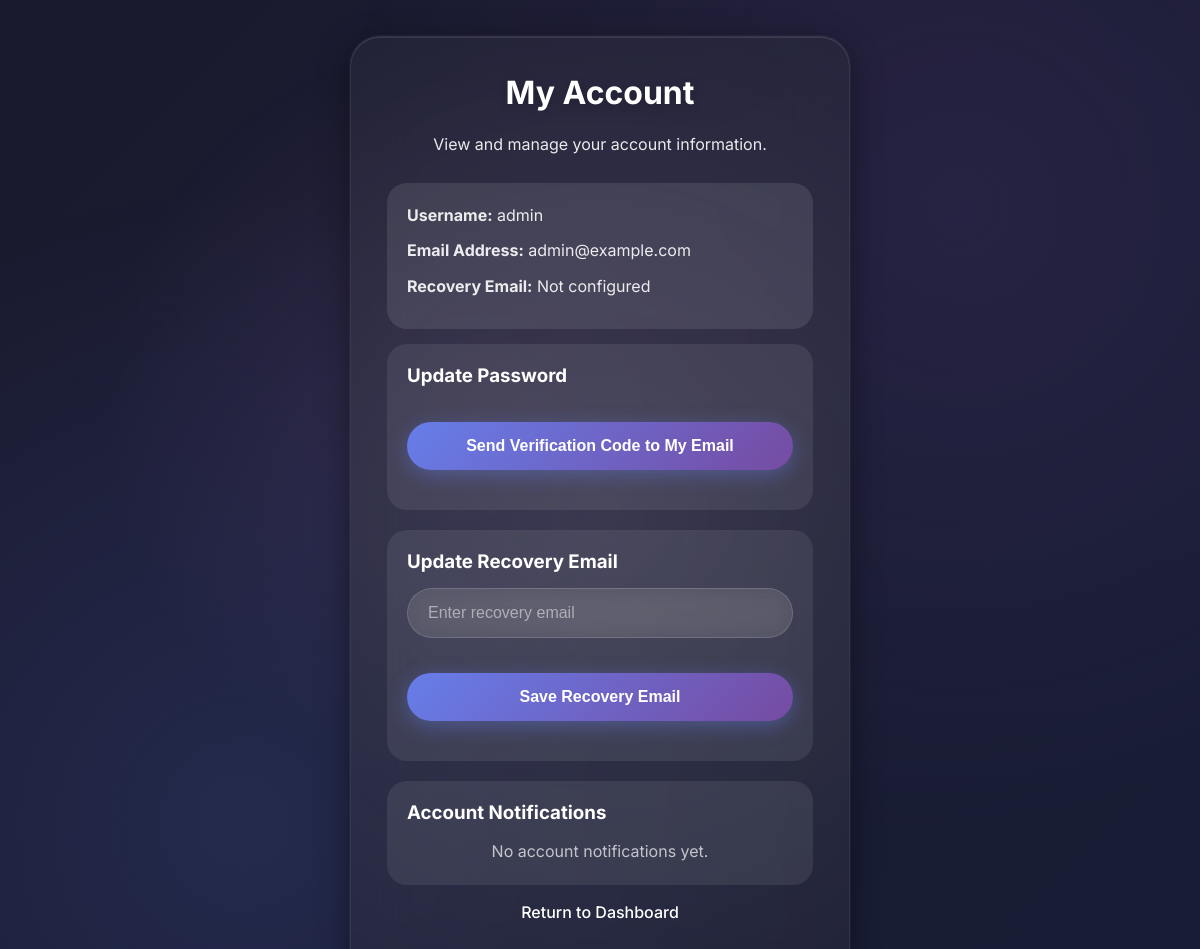
The page /account.php (signed in) on the database its author committed.
### tables this page shows
CREATE TABLE users (id INTEGER PRIMARY KEY AUTOINCREMENT, username TEXT UNIQUE, password TEXT, email TEXT UNIQUE, recovery_email TEXT, role TEXT DEFAULT 'user', locked INTEGER DEFAULT 0, banned INTEGER DEFAULT 0, verified INTEGER DEFAULT 0, archived INTEGER DEFAULT 0);

### public/account.php (the view, shortened to what this page needs)
<?php
require '../app/db.php';
$userId = $_SESSION['user']['id'];
$stmt = $db->prepare('SELECT username,email,recovery_email FROM users WHERE id = ?');
$stmt->execute([$userId]);
$u = $stmt->fetch(PDO::FETCH_ASSOC);
$notifications = $db->prepare('SELECT title, message, created_at FROM account_notifications WHERE user_id = ? ORDER BY created_at DESC LIMIT 10');
$notifications->execute([$userId]);
$notifications = $notifications->fetchAll(PDO::FETCH_ASSOC);
?>
<!doctype html>
<html>
<head>
  <link rel="stylesheet" href="style.css">
</head>
<body>
<div class="box">
  <h2>My Account</h2>
  <p>View and manage your account information.</p>
  <div style="background: rgba(255, 255, 255, 0.1); border-radius: 20px; padding: 20px; margin-bottom: 15px;">
    <p style="text-align: left; margin-bottom: 10px;"><strong>Username:</strong> <?php echo htmlspecialchars($u['username']); ?></p>
    <p style="text-align: left; margin-bottom: 10px;"><strong>Email Address:</strong> <?php echo htmlspecialchars($u['email']); ?></p>
    <p style="text-align: left; margin-bottom: 10px;"><strong>Recovery Email:</strong> <?php echo htmlspecialchars($u['recovery_email'] ?: 'Not configured'); ?></p>
  </div>
  <div style="background: rgba(255, 255, 255, 0.08); border-radius: 20px; padding: 20px; margin-bottom: 20px;">
    <h3 style="margin-bottom: 15px;">Update Password</h3>
    <form method="post">
      <button type="submit">Send Verification Code to My Email</button>
    </form>
  </div>
  <div style="background: rgba(255, 255, 255, 0.08); border-radius: 20px; padding: 20px; margin-bottom: 20px;">
    <h3 style="margin-bottom: 15px;">Update Recovery Email</h3>
    <form method="post">
      <input type="email" name="recovery_email" value="<?php echo htmlspecialchars($u['recovery_email'] ?: ''); ?>" placeholder="Enter recovery email">
      <button type="submit">Save Recovery Email</button>
    </form>
  </div>
  <div style="background: rgba(255, 255, 255, 0.08); border-radius: 20px; padding: 20px; margin-bottom: 15px;">
    <h3 style="margin-bottom: 15px;">Account Notifications</h3>
    <?php if (empty($notifications)): ?>
      <p style="color: rgba(255,255,255,0.7); margin: 0;">No account notifications yet.</p>
    <?php endif; ?>
  </div>
  <p><a href="index.php">Return to Dashboard</a></p>
</div>
</body>
</html>

### public/style.css (style rules this page uses)
* { margin: 0; padding: 0; box-sizing: border-box; }
body { font-family: 'Inter', -apple-system, BlinkMacSystemFont, 'Segoe UI', sans-serif; background: linear-gradient(135deg, #1a1a2e 0%, #16213e 50%, #0f3460 100%); background-size: 400% 400%; animation: gradientShift 15s ease infinite; min-height: 100vh; color: #ffffff; overflow-x: hidden; }
body::before { content: ''; position: fixed; top: 0; left: 0; width: 100%; height: 100%; background: radial-gradient(circle at 20% 80%, rgba(102, 126, 234, 0.15) 0%, transparent 50%), radial-gradient(circle at 80% 20%, rgba(118, 75, 162, 0.15) 0%, transparent 50%), radial-gradient(circle at 40% 40%, rgba(240, 147, 251, 0.1) 0%, transparent 40%); pointer-events: none; z-index: 0; }
.box { background: rgba(30, 30, 50, 0.5); backdrop-filter: blur(30px); -webkit-backdrop-filter: blur(30px); border: 1px solid rgba(255, 255, 255, 0.1); border-radius: 30px; padding: 40px; max-width: 500px; margin: 40px auto; box-shadow: 0 8px 32px rgba(0, 0, 0, 0.4), inset 0 1px 0 rgba(255, 255, 255, 0.1), 0 0 0 1px rgba(255, 255, 255, 0.05); position: relative; overflow: hidden; z-index: 1; }
.box::before { content: ''; position: absolute; top: -50%; left: -50%; width: 200%; height: 200%; background: radial-gradient(circle, rgba(255, 255, 255, 0.1) 0%, transparent 70%); animation: waterDrop 8s ease-in-out infinite; pointer-events: none; z-index: 0; }
.box h2 { color: white; font-weight: 700; font-size: 2rem; margin-bottom: 20px; text-shadow: 0 2px 10px rgba(0, 0, 0, 0.2); text-align: center; position: relative; z-index: 1; }
.box p { color: rgba(255, 255, 255, 0.9); margin-bottom: 25px; line-height: 1.6; text-align: center; position: relative; z-index: 1; }
.box a { color: white; text-decoration: none; font-weight: 500; transition: all 0.3s ease; position: relative; z-index: 1; }
input { display: block; width: 100%; padding: 15px 20px; margin: 15px 0; border: none; border-radius: 25px; background: rgba(255, 255, 255, 0.08); backdrop-filter: blur(10px); border: 1px solid rgba(255, 255, 255, 0.15); color: white; font-size: 1rem; transition: all 0.3s ease; outline: none; position: relative; z-index: 2; }
input::placeholder { color: rgba(255, 255, 255, 0.5); }
button { width: 100%; padding: 15px 30px; margin: 20px 0; border: none; border-radius: 25px; background: linear-gradient(135deg, #667eea 0%, #764ba2 100%); color: white; font-size: 1rem; font-weight: 600; cursor: pointer; transition: all 0.3s ease; box-shadow: 0 5px 20px rgba(102, 126, 234, 0.4); position: relative; overflow: hidden; z-index: 2; }
button::before { content: ''; position: absolute; top: 50%; left: 50%; width: 0; height: 0; background: rgba(255, 255, 255, 0.3); border-radius: 50%; transform: translate(-50%, -50%); transition: all 0.5s ease; }
.box { max-width: min(500px, calc(100vw - 2rem)); padding: clamp(1.5rem, 3vw, 2.5rem); margin: clamp(1.25rem, 3vw, 2.5rem) auto; }

### rows shown on the page
users: username "admin", email "admin@example.com", recovery_email "Not configured"
